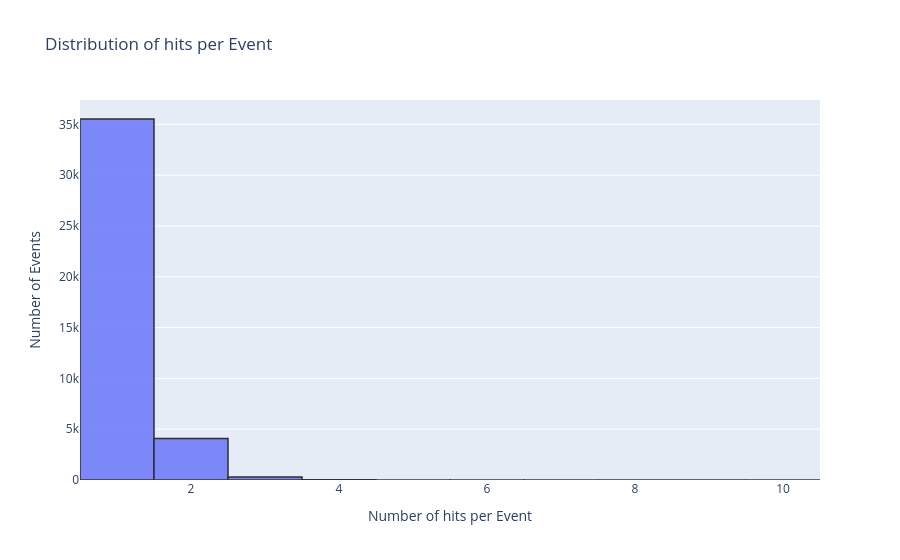

Notebook code for this chart:
### Code cell
# Histogram the counts of unique EventIDs
hist, bin_edges = np.histogram(event_counts, bins=np.arange(0.5, event_counts.max() + 1.5, 1))

fig = px.bar(
    x=bin_edges[:-1]+0.5,  # Center the bins
    y=hist,
    labels={'x': 'Number of hits per Event', 'y': 'Number of Events'},
    title="Distribution of hits per Event"

)

# 2. Replicate the 'edgecolor' and 'width' look
fig.update_traces(
    marker_line_color='black', 
    marker_line_width=1.5,
    opacity=0.8
)

fig.update_layout(bargap=0)

fig.show()

### Figure 1 — Plotly figure (JSON) as saved in the notebook; plotly's stock layout.template omitted (floating-point values rounded to 4 significant figures)
{"data": [{"hovertemplate": "Number of hits per Event=%{x}<br>Number of Events=%{y}<extra></extra>", "legendgroup": "", "marker": {"color": "#636efa", "line": {"color": "black", "width": 1.5}, "pattern": {"shape": ""}}, "name": "", "opacity": 0.8, "orientation": "v", "showlegend": false, "textposition": "auto", "type": "bar", "x": [1.0, 2.0, 3.0, 4.0, 5.0, 6.0, 7.0, 8.0, 9.0, 10.0], "xaxis": "x", "y": [35532, 4080, 306, 20, 3, 1, 2, 0, 0, 1], "yaxis": "y"}], "layout": {"bargap": 0, "barmode": "relative", "legend": {"tracegroupgap": 0}, "title": {"text": "Distribution of hits per Event"}, "xaxis": {"anchor": "y", "domain": [0, 1], "title": {"text": "Number of hits per Event"}}, "yaxis": {"anchor": "x", "domain": [0, 1], "title": {"text": "Number of Events"}}}}
